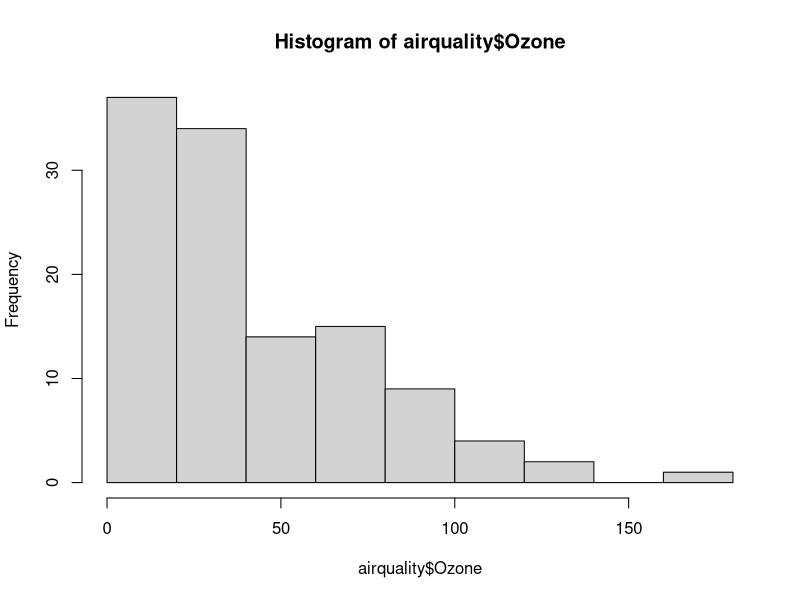
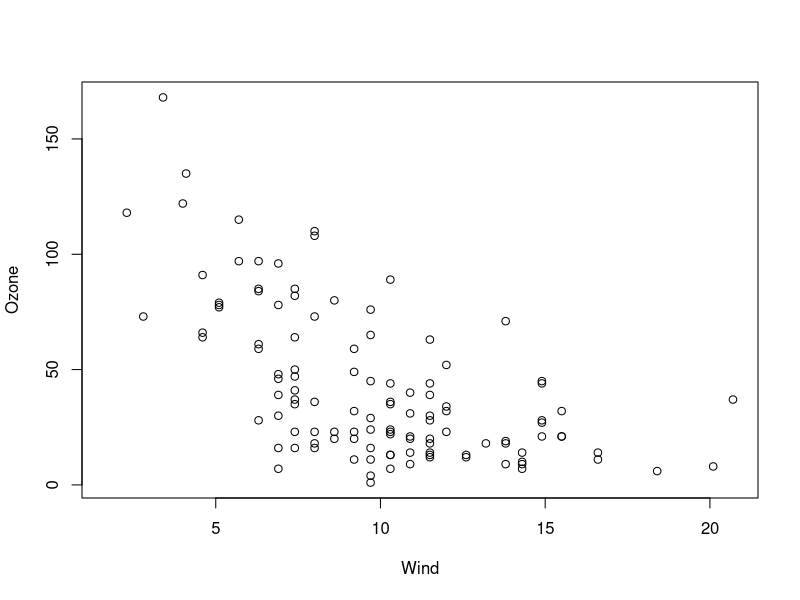
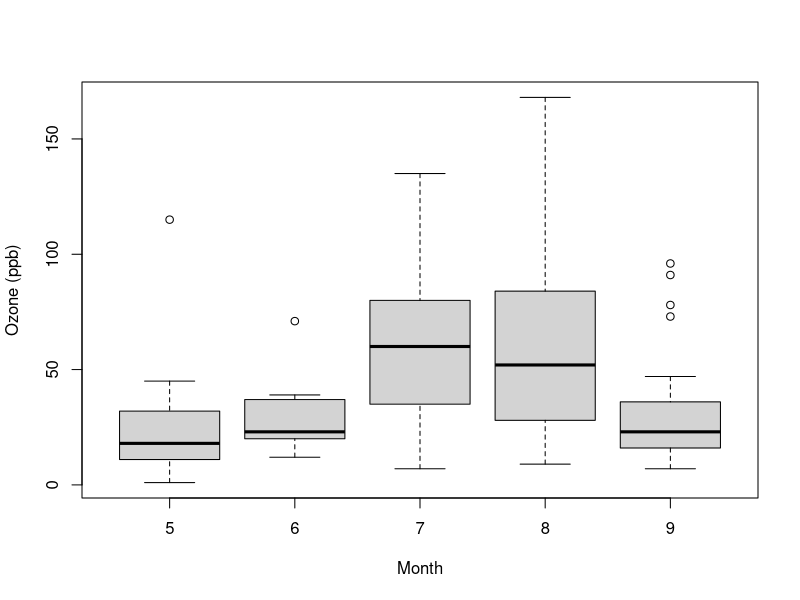
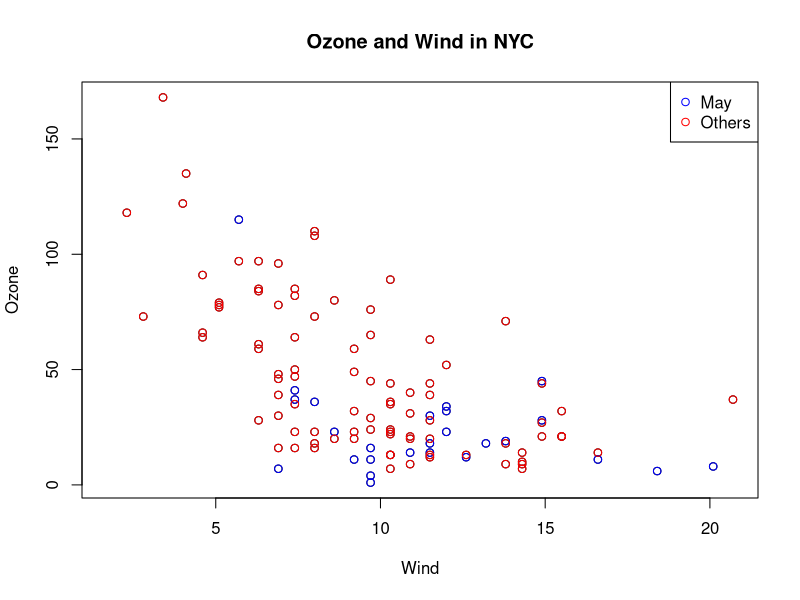
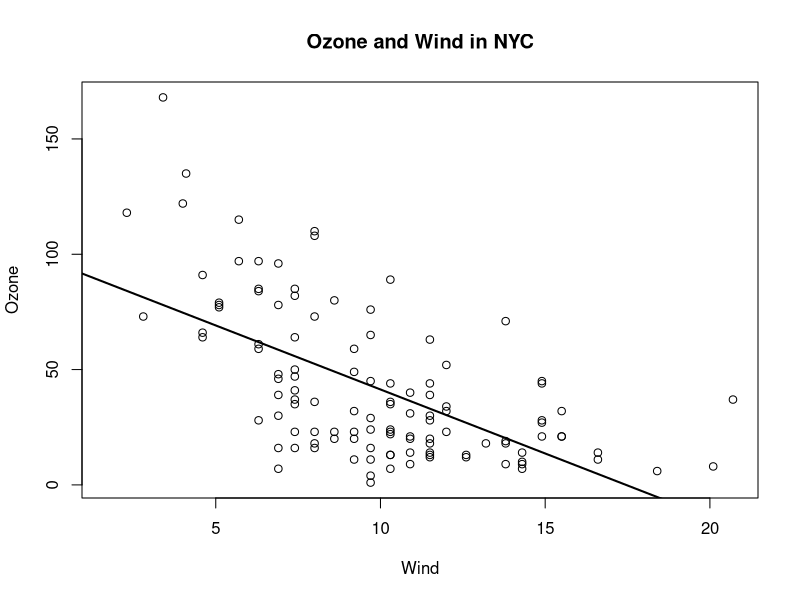
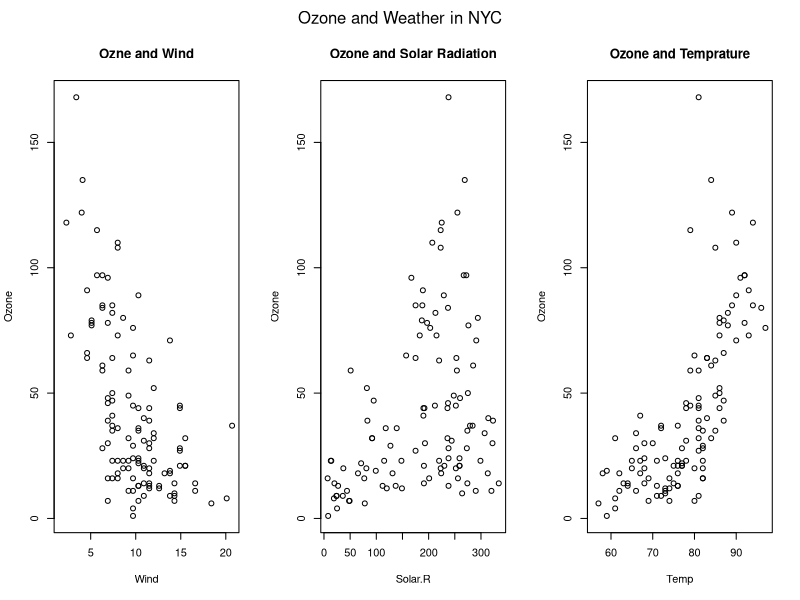

Source code (R) for these figures, in order:
## ---- chunk 1
knitr::opts_chunk$set(echo = TRUE)
## ---- chunk 2
hist(airquality$Ozone)
with(airquality, plot(Wind, Ozone))
airquality <- transform(airquality, Month = factor(Month))
boxplot(Ozone ~ Month, airquality, xlab = "Month", ylab = "Ozone (ppb)")
par("lty")
par("col")
par("mfrow")
## ---- chunk 3
with(airquality, plot(Wind, Ozone))
title(main = "Ozone and Wind in NYC")
with(subset(airquality, Month == 5 ), points(Wind, Ozone, col = "blue"))
with(subset(airquality, Month != 5), points(Wind, Ozone, col = "Red"))
legend("topright", pch = 1, col = c("blue", "red"), legend = c("May", "Others"))

## ---- chunk 4
with(airquality, plot(Wind, Ozone, main = "Ozone and Wind in NYC"), pch = 20)
model <- lm(Ozone ~ Wind, airquality)
abline(model, lwd=2)
## ---- chunk 5
par(mfrow = c(1, 3), oma= c(0,0,2,0))
with(airquality, {
  plot(Wind, Ozone, main = "Ozne and Wind")
  plot(Solar.R, Ozone, main = "Ozone and Solar Radiation")
  plot(Temp, Ozone, main = "Ozone and Temprature")
  mtext("Ozone and Weather in NYC", outer = T) # Why doesn't work? Because the default oma is 0.
})
